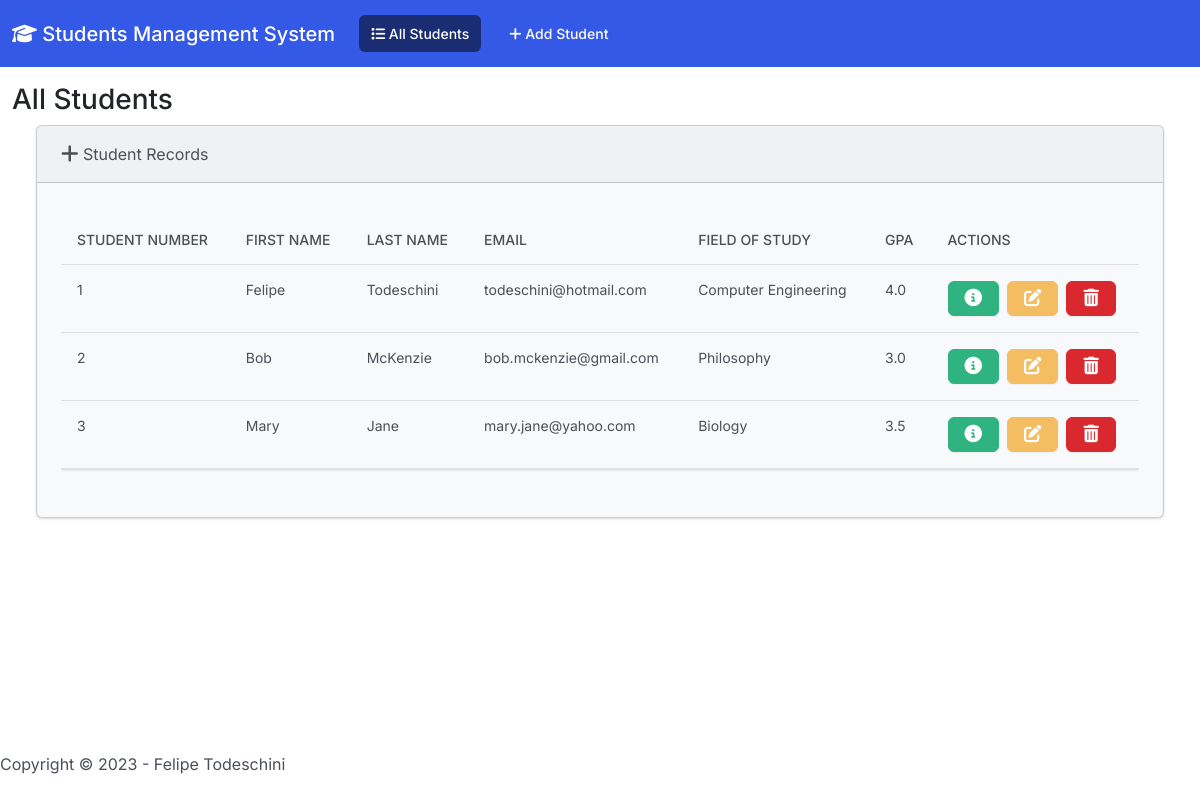
The page / on the database its author committed.
### students/models.py (models this page shows, shortened)
class Student(models.Model):
    student_number = models.PositiveIntegerField()
    first_name = models.CharField(max_length=50)
    last_name =  models.CharField(max_length=50)
    email = models.EmailField(max_length=100)
    field_of_study = models.CharField(max_length=50)
    gpa = models.FloatField()

### students/views.py (the view)
# urls.py: path('', views.index, name='index'),
def index(request):
    return render(request, 'students/index.html', {
        'students': Student.objects.all()
    })

### students/templates/students/index.html (shortened to what this page needs)
{% extends "students/base.html" %}
{% block body %}
  <h3 class=""m-4">All Students</h3>
  <div class="row">
    <div class="col-12">
      {% if students %}
        <div class="card bg-light mb-3 ms-4 me-4 mb-4">
          <div class="card-header">
            <i class="fa-solid fa-plus fa-lg"></i> Student Records
          </div>
          <div class="card-body">
            <p class="card-text">
              <div class="table-responsive">
                <table class="table table-hover">
                  <thead>
                    <tr>
                      <th scope="col">Student Number</th>
                      <th scope="col">First Name</th>
                      <th scope="col">Last Name</th>
                      <th scope="col">Email</th>
                      <th scope="col">Field of Study</th>
                      <th scope="col">GPA</th>
                      <th scope="col">Actions</th>
                    </tr>
                  </thead>
                  <tbody>
                      {% for student in students %}
                        <tr>
                          <td>{{ student.student_number }}</td>
                          <td>{{ student.first_name }}</td>
                          <td>{{ student.last_name }}</td>
                          <td>{{ student.email }}</td>
                          <td>{{ student.field_of_study }}</td>
                          <td>{{ student.gpa }}</td>
                          <td>
                            <button type="button" style="height: 35px" class="btn btn-success me-1" href="{% url 'view_student' student.id %}"
                            data-bs-toggle="modal" data-bs-target="#myModal{{student.id}}">
                            </button>
                            <button class="btn btn-warning me-1" style="height: 35px" href="{% url 'edit' student.id %}">
                            </button>
                            <button type="button" class="btn btn-danger" style="height: 35px" data-bs-toggle="modal" data-bs-target="#delete{{student.id}}">
                            </button>
                          </td>
                        </tr>
                      {% endfor %}
                  </tbody>
                </table>
              </div>
            </p>
          </div>
        </div>
      {% else %}
        <h5 class="alert alert-primary ms-4 me-4">No Students Records</h5>
      {% endif %}
    </div>
  </div>
{%endblock %}

### students/templates/students/base.html (shortened to what this page needs)
{% load static %}
<!DOCTYPE=html>
<head>
    <link rel="stylesheet" href="https://cdnjs.cloudflare.com/ajax/libs/font-awesome/6.2.1/css/all.min.css" />
    <link href="{% static 'css/bootstrap.min.css' %}" rel="stylesheet">
    <body class="d-flex flex-column min-vh-100">
        <nav class="navbar navbar-expand-lg navbar-dark bg-primary">
            <div class="container-fluid">
              <a class="navbar-brand" href="{% url 'index' %}">
                <i class="fa-solid fa-graduation-cap fa-bg"></i> Students Management System
              </a>
              <div class="collapse navbar-collapse" id="navbarColor01">
                <ul class="navbar-nav me-auto">
                  <li class="nav-item">
                    <a class="nav-link active" href="{% url 'index' %}">
                      <i class="fa-solid fa-list fa-bg"></i> All Students
                    </a>
                  </li>
                  <li class="nav-item">
                    <a class="nav-link" href="{% url 'add' %}">
                      <i class="fa-solid fa-plus fa-bg"></i> Add Student
                    </a>
                  </li>
                </ul>
              </div>
            </div>
          </nav>
        <div class="container-fluid">
            {% block body %}
            {% endblock %}
        </div>
        <footer class="mt-auto mb-4">
          <span>
            Copyright &copy <script>document.write(new Date().getFullYear())</script> - Felipe Todeschini
          </span>
        </footer>
    </body>
</head>

### rows shown on the page
Student: student_number "1", first_name "Felipe", last_name "Todeschini", email "todeschini@hotmail.com", field_of_study "Computer Engineering", gpa "4.0"
Student: student_number "2", first_name "Bob", last_name "McKenzie", email "bob.mckenzie@gmail.com", field_of_study "Philosophy", gpa "3.0"
Student: student_number "3", first_name "Mary", last_name "Jane", email "mary.jane@yahoo.com", field_of_study "Biology", gpa "3.5"
